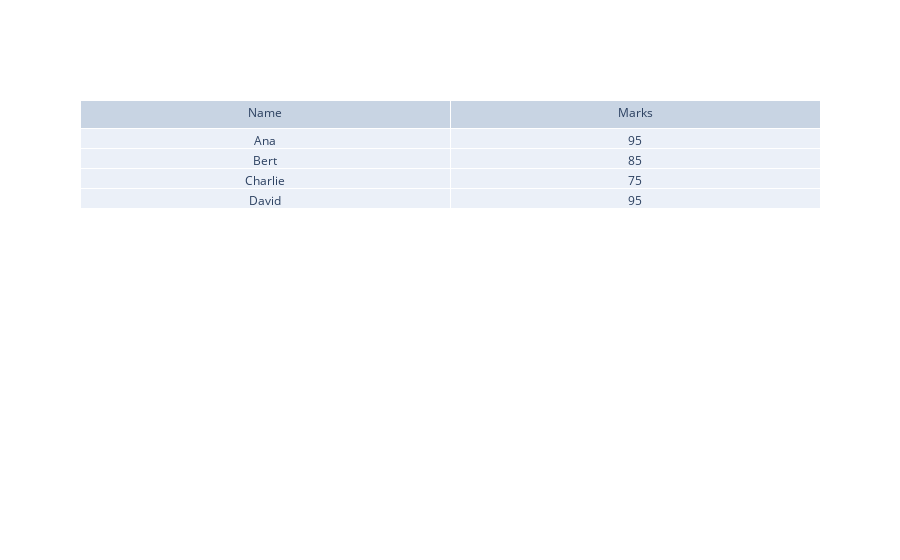

The code cell stored with this chart in its notebook:
### Markdown cell above
## How to do it

### Code cell
import plotly.graph_objects as go

fig = go.Figure(data=[go.Table(header=dict(values=['Name', 'Marks']),
                               cells=dict(values=[['Ana', 'Bert', 'Charlie', 'David'], [95, 85, 75, 95]]))
                     ])
fig.show()

### Figure 1 — Plotly figure (JSON) as saved in the notebook; plotly's stock layout.template omitted (floating-point values rounded to 4 significant figures)
{"data": [{"cells": {"values": [["Ana", "Bert", "Charlie", "David"], [95, 85, 75, 95]]}, "header": {"values": ["Name", "Marks"]}, "type": "table"}], "layout": {}}
